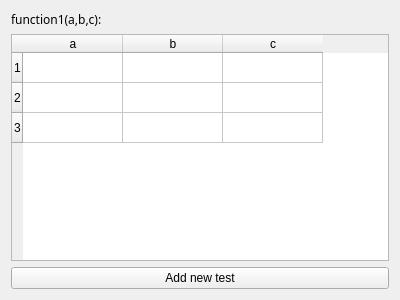
<?xml version="1.0" encoding="UTF-8"?>
<ui version="4.0">
 <class>Form</class>
 <widget class="QWidget" name="Form">
  <property name="geometry">
   <rect>
    <x>0</x>
    <y>0</y>
    <width>400</width>
    <height>300</height>
   </rect>
  </property>
  <property name="windowTitle">
   <string>Form</string>
  </property>
  <layout class="QVBoxLayout" name="verticalLayout">
   <item>
    <widget class="QLabel" name="label_2">
     <property name="font">
      <font>
       <family>Tlwg Mono</family>
      </font>
     </property>
     <property name="text">
      <string>function1(a,b,c):</string>
     </property>
    </widget>
   </item>
   <item>
    <widget class="QTableWidget" name="tableWidget">
     <row>
      <property name="text">
       <string>1</string>
      </property>
     </row>
     <row>
      <property name="text">
       <string>2</string>
      </property>
     </row>
     <row>
      <property name="text">
       <string>3</string>
      </property>
     </row>
     <column>
      <property name="text">
       <string>a</string>
      </property>
     </column>
     <column>
      <property name="text">
       <string>b</string>
      </property>
     </column>
     <column>
      <property name="text">
       <string>c</string>
      </property>
     </column>
     <item row="1" column="2">
      <property name="text">
       <string/>
      </property>
     </item>
     <item row="2" column="2">
      <property name="text">
       <string/>
      </property>
     </item>
    </widget>
   </item>
   <item>
    <widget class="QPushButton" name="pushButton">
     <property name="text">
      <string>Add new test</string>
     </property>
    </widget>
   </item>
  </layout>
 </widget>
 <resources/>
 <connections/>
</ui>
